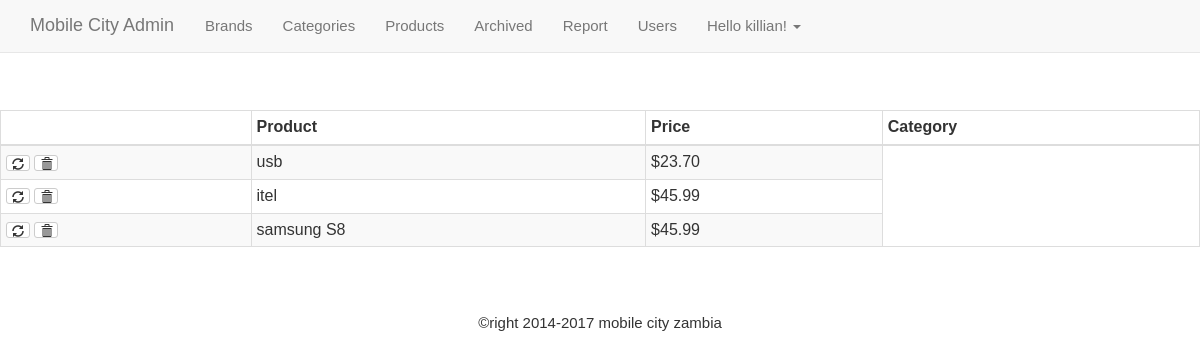
The page /admin/archieved.php (signed in) on the database its author committed.
### tables this page shows
CREATE TABLE IF NOT EXISTS `products` (
  `id` int(11) NOT NULL AUTO_INCREMENT,
  `title` varchar(255) NOT NULL,
  `price` decimal(10,2) NOT NULL,
  `list_price` decimal(10,2) NOT NULL,
  `brand` int(11) NOT NULL,
  `categories` varchar(255) NOT NULL,
  `image` varchar(255) NOT NULL,
  `description` text NOT NULL,
  `featured` tinyint(4) NOT NULL DEFAULT '0',
  `sizes` text NOT NULL,
  `deleted` tinyint(4) NOT NULL,
  PRIMARY KEY (`id`)
);

### helpers/helpers.php (called while the page is built, shortened)
<?php
function money($number){
	return '$'.number_format($number,2);
}

### admin/archieved.php (the view, shortened to what this page needs)
<?php
require_once $_SERVER['DOCUMENT_ROOT'].'/Project_ecommerce/core/init.php';
include 'includes/head.php';
include 'includes/navigation.php';
$sql = "SELECT * FROM products WHERE deleted = 1";
$res = $db->query($sql);
?>
<div>
	<br>
<table class="table table-bordered table-striped table-condensed">
	<thead><th></th><th>Product</th><th>Price</th><th>Category</th></thead>
	<tbody>
		<?php while($product = mysqli_fetch_assoc($res)): ?>
			<tr>
				<td>
					<a href="archieved.php?restore=<?php echo $product['id']; ?>" class="btn btn-xs btn-default"><span class="glyphicon glyphicon-refresh"></span></a>
					<a href="archieved.php?delete=<?php echo $product['id']; ?>" class="btn btn-xs btn-default"><span class="glyphicon glyphicon-trash"></span></a>
				</td>
				<td><?php echo $product['title']; ?></td>
				<td><?php echo money($product['price']);?></td>
		<?php endwhile; ?>
	</tbody>
</table>
</div>
<?php include 'includes/footer.php'; ?>

### css/modern-business.css (style rules this page uses)
html, body { height: 100%; }
body { padding-top: 50px; }

### css/min.css (style rules this page uses)
body { padding-top: 10px; }

### css/w3.css (style rules this page uses)
* { -webkit-box-sizing:border-box;-moz-box-sizing:border-box;box-sizing:border-box }
html { -ms-text-size-adjust:100%;-webkit-text-size-adjust:100% }
body { margin:0 }
a { -webkit-tap-highlight-color:transparent;background-color:transparent }
html,body { font-family:Verdana,sans-serif;font-size:15px;line-height:1.5 }
a { color:inherit }
table { border-collapse:collapse;border-spacing:0;width:100%;display:table }
table,th,td { border:none }

### rows shown on the page
products: title "usb", price "$23.70"
products: title "itel", price "$45.99"
products: title "samsung S8", price "$45.99"

### other values the page prints
$user_data['first'] "killian"
